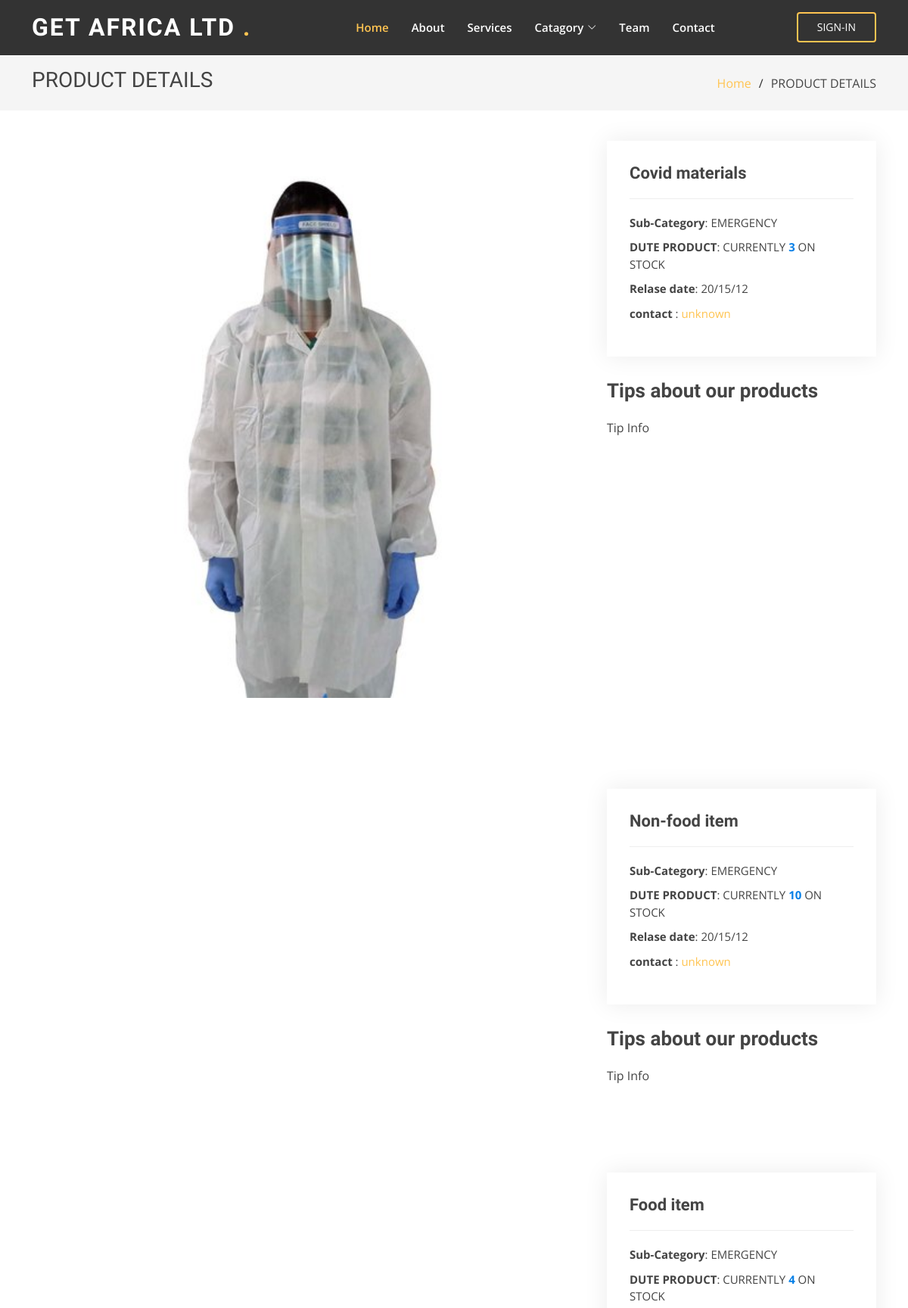
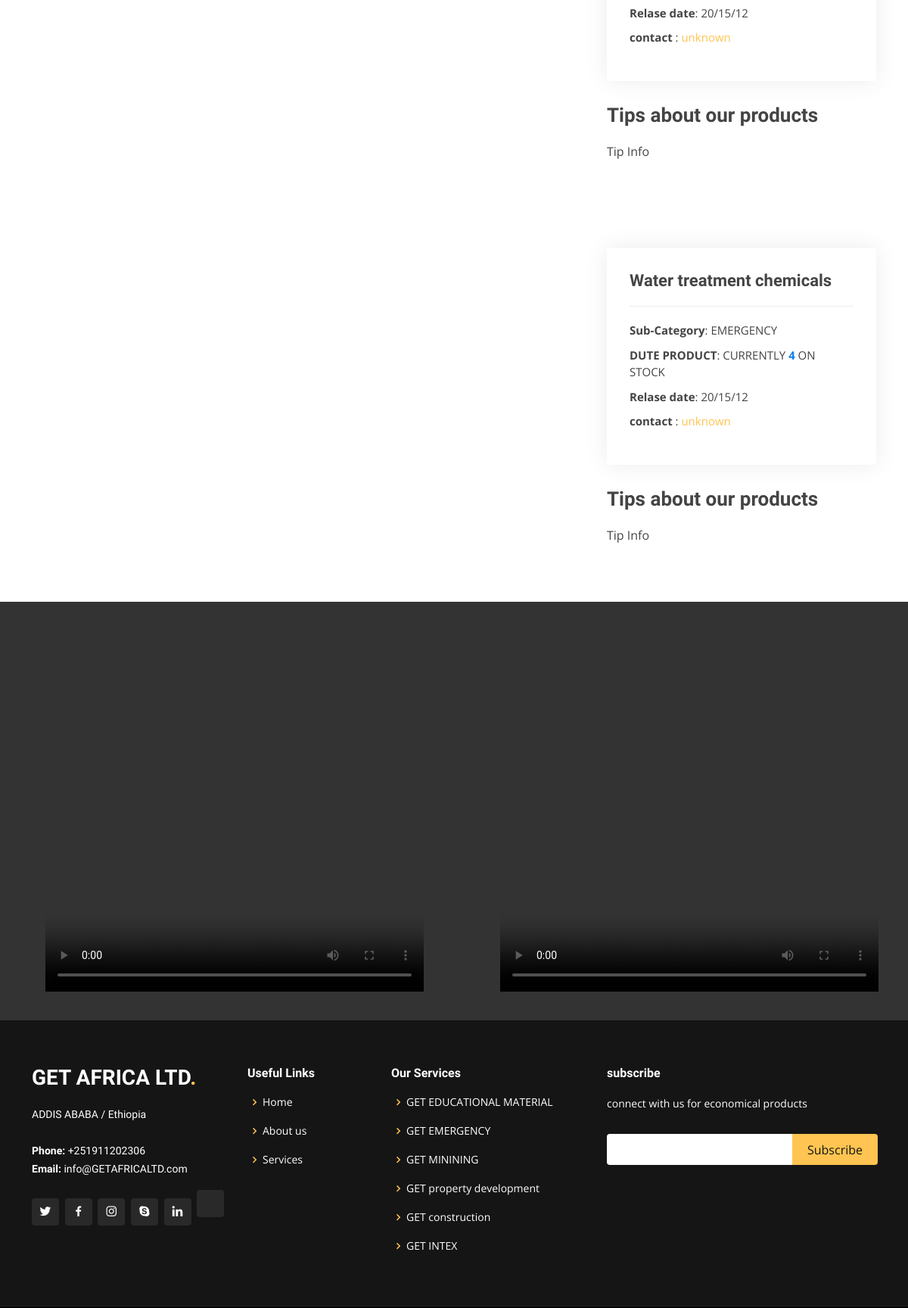
The page /catagory-detail/2 (upper part) on the database its author committed (2 pictures, top to bottom).
### front_app/models.py (models this page shows, shortened)
class Product(models.Model):
    title = models.CharField(max_length=200)
    description = models.TextField(max_length=750, null=True, blank=True)
    catagory = models.ForeignKey(Catagory, on_delete=models.SET_NULL, null=True)
    icon = models.ImageField(null=True, blank=True)
    price = models.DecimalField(max_digits=7, decimal_places=2)
    countInStock = models.IntegerField(null=True, blank=True, default=0)
    createAt = models.DateTimeField(auto_now_add=True)
    contact = models.CharField(max_length=250)
    relase_date = models.DateTimeField(auto_now_add=True)
    tip = models.TextField(null=True, blank=True)

class Catagory(models.Model):
    title = models.CharField(max_length=200)
    image = models.ImageField(null=True, blank=True)
    description = models.TextField(null=True, blank=True)

class Service(models.Model):
    title = models.CharField(max_length=200)
    description = models.TextField(null=True, blank=True)
    image = models.ImageField(null=True, blank=True)
    icon_class = models.CharField(max_length=200, null=True, blank=True)
    icon_class2 = models.CharField(max_length=200, null=True, blank=True)

### front_app/views.py (the view)
# urls.py: path('catagory-detail/<str:pk>', views.catagory_detail, name='catagory-detail'),
def catagory_detail(request, pk):
    catagories = Catagory.objects.all()
    service_list = Service.objects.all()
    catagory = Catagory.objects.get(pk=pk)
    product_list = Product.objects.filter(catagory=catagory)
    print(product_list[0].productimage_set.all())
    context_data = {
        'catagory_list': catagories,
        'service_list': service_list,
        'product_list': product_list
    }
    return render(request, "front_app/product-detail.html", context=context_data)

### front_app/templates/front_app/product-detail.html (shortened to what this page needs)
{% extends 'front_app/base.html' %}
{% load static %}
{% block body_content %}
<main id="main">
  <section id="breadcrumbs" class="breadcrumbs">
    <div class="container">
      <div class="d-flex justify-content-between align-items-center">
        <h2>PRODUCT DETAILS</h2>
        <ol>
          <li><a href="/">Home</a></li>
          <li>PRODUCT DETAILS</li>
        </ol>
      </div>
    </div>
  </section>
  {% for product in product_list %}
    <section id="portfolio-details" class="portfolio-details">
      <secton id="first" clasee="first">
      <div class="container">
        <div class="row gy-4">
          <div class="col-lg-8">
            <div class="portfolio-details-slider swiper">
              <div class="swiper-wrapper align-items-center">
                {% if product.icon %}
                  <div class="swiper-slide">
                    <img src="{{ product.icon.url }}" alt="">
                  </div>
                {% endif %}
              </div>
            </div>
          </div>
          <div  class="col-lg-4">
            <div class="portfolio-info">
              <h3>{{ product.title }}</h3>
              <ul>
                <li><strong>Sub-Category</strong>: {{ product.catagory.title }}</li>
                <li><strong>DUTE PRODUCT</strong>: CURRENTLY <b style="color: #057fe7;">{{ product.countInStock }}</b> ON STOCK </li>
                <li><strong>Relase date</strong>: 20/15/12</li>
                <li><strong>contact </strong>: <a href="#">{{ product.contact }} </a></li>
              </ul>
            </div>
            <div class="portfolio-description">
              <h2>Tips about our products </h2>
              <p>
                {{ product.tip }}
              </p>
            </div>
          </div>
        </div>
      </div>
    </secton>
    </section>
  {% endfor %}
</main>
   <header id="header">
<div id="ch">
<pre>
<video src="{% static 'assets/img/ch.mp4' %}"  width="500" height="500 " controls=""> </video>            <video src="assets/img/ch.mp4"  width="500" height="500 " controls=""> </video></pre>
</div>
</header>
{% endblock body_content %}

### front_app/templates/front_app/footer.html (shortened to what this page needs)
  <footer id="footer">
    <div class="footer-top">
      <div class="container">
        <div class="row">
          <div class="col-lg-3 col-md-6">
            <div class="footer-info">
              <h3>GET AFRICA LTD<span>.</span></h3>
              <p>
                  ADDIS ABABA / Ethiopia<br><br>
                <strong>Phone:</strong> +251911202306<br>
                <strong>Email:</strong> info@GETAFRICALTD.com<br>
              </p>
              <div class="social-links mt-3">
                <a href="#" class="twitter"><i class="bx bxl-twitter"></i></a>
                <a href="#" class="facebook"><i class="bx bxl-facebook"></i></a>
                <a href="#" class="instagram"><i class="bx bxl-instagram"></i></a>
                <a href="#" class="google-plus"><i class="bx bxl-skype"></i></a>
                <a href="#" class="linkedin"><i class="bx bxl-linkedin"></i></a>
                          <a href="#">
                </a>
              </div>
            </div>
          </div>
          <div class="col-lg-2 col-md-6 footer-links">
            <h4>Useful Links</h4>
            <ul>
              <li><i class="bx bx-chevron-right"></i> <a href="#">Home</a></li>
              <li><i class="bx bx-chevron-right"></i> <a href="#">About us</a></li>
              <li><i class="bx bx-chevron-right"></i> <a href="#">Services</a></li>
            </ul>
          </div>
          <div class="col-lg-3 col-md-6 footer-links">
            <h4>Our Services</h4>
            <ul>
              {% for serv in service_list %}
                <li><i class="bx bx-chevron-right"></i> <a href="#">GET {{ serv.title }} </a></li>
              {% endfor %}
            </ul>
          </div>
          <div class="col-lg-4 col-md-6 footer-newsletter">
            <h4>subscribe</h4>
            <p>connect with us for economical products</p>
            <form action="" method="post">
              <input type="email" name="email"><input type="submit" value="Subscribe">
            </form>
          </div>
        </div>
      </div>
    </div>
  </footer>

### static/assets/css/style.css (style rules this page uses)
body { font-family: "Open Sans", sans-serif; color: #444444; }
a { color: #ffc451; text-decoration: none; }
h1, h2, h3, h4, h5, h6 { font-family: "Raleway", sans-serif; }
#header { transition: all 0.5s; z-index: 997; padding: 15px 0; background: rgba(0, 0, 0, 0.8); }
section { padding: 60px 0; overflow: hidden; }
.portfolio-details { padding-top: 40px; }
.portfolio-details .portfolio-details-slider img { width: 100%; }
.portfolio-details .portfolio-info { padding: 30px; box-shadow: 0px 0 30px rgba(21, 21, 21, 0.08); }
.portfolio-details .portfolio-info h3 { font-size: 22px; font-weight: 700; margin-bottom: 20px; padding-bottom: 20px; border-bottom: 1px solid #eee; }
.portfolio-details .portfolio-info ul { list-style: none; padding: 0; font-size: 15px; }
.portfolio-details .portfolio-info ul li + li { margin-top: 10px; }
.portfolio-details .portfolio-description { padding-top: 30px; }
.portfolio-details .portfolio-description h2 { font-size: 26px; font-weight: 700; margin-bottom: 20px; }
.portfolio-details .portfolio-description p { padding: 0; }
.breadcrumbs { padding: 15px 0; background: whitesmoke; min-height: 40px; margin-top: 74px; }
.breadcrumbs h2 { font-size: 28px; font-weight: 400; }
.breadcrumbs ol { display: flex; flex-wrap: wrap; list-style: none; padding: 0; margin: 0; }
.breadcrumbs ol li + li { padding-left: 10px; }
.breadcrumbs ol li + li::before { display: inline-block; padding-right: 10px; color: #2f2f2f; content: "/"; }
#footer { background: black; padding: 0 0 30px 0; color: #fff; font-size: 14px; }
#footer .footer-top { background: #151515; border-bottom: 1px solid #222222; padding: 60px 0 30px 0; }
#footer .footer-top .footer-info { margin-bottom: 30px; }
#footer .footer-top .footer-info h3 { font-size: 28px; margin: 0 0 20px 0; padding: 2px 0 2px 0; line-height: 1; font-weight: 700; text-transform: uppercase; }
#footer .footer-top .footer-info h3 span { color: #ffc451; }
#footer .footer-top .footer-info p { font-size: 14px; line-height: 24px; margin-bottom: 0; font-family: "Raleway", sans-serif; color: #fff; }
#footer .footer-top .social-links a { font-size: 18px; display: inline-block; background: #292929; color: #fff; line-height: 1; padding: 8px 0; margin-right: 4px; border-radius: 4px; text-align: center; width: 36px; height: 36px; transition: 0.3s; }
#footer .footer-top h4 { font-size: 16px; font-weight: 600; color: #fff; position: relative; padding-bottom: 12px; }
#footer .footer-top .footer-links { margin-bottom: 30px; }
#footer .footer-top .footer-links ul { list-style: none; padding: 0; margin: 0; }
#footer .footer-top .footer-links ul i { padding-right: 2px; color: #ffc451; font-size: 18px; line-height: 1; }
#footer .footer-top .footer-links ul li { padding: 10px 0; display: flex; align-items: center; }
#footer .footer-top .footer-links ul li:first-child { padding-top: 0; }
#footer .footer-top .footer-links ul a { color: #fff; transition: 0.3s; display: inline-block; line-height: 1; }
#footer .footer-top .footer-newsletter form { margin-top: 30px; background: #fff; padding: 6px 10px; position: relative; border-radius: 4px; }
#footer .footer-top .footer-newsletter form input[type=email] { border: 0; padding: 4px; width: calc(100% - 110px); }
#footer .footer-top .footer-newsletter form input[type=submit] { position: absolute; top: 0; right: -2px; bottom: 0; border: 0; background: none; font-size: 16px; padding: 0 20px; background: #ffc451; color: #151515; transition: 0.3s; border-radius: 0 4px 4px 0; }

### front_app/templates/front_app/product-detail.html (style rules this page uses)
#header { background-color: rgba(0,0,0, 0.6); }
#ch { width:20; height:5; align-content:center ; align-items: center; margin-left:5%; }

### rows shown on the page
Product: icon (picture), title "Covid materials", catagory "EMERGENCY", countInStock "3", contact "unknown", tip "Tip Info"
Product: title "Non-food item", catagory "EMERGENCY", countInStock "10", contact "unknown", tip "Tip Info"
Product: title "Food item", catagory "EMERGENCY", countInStock "4", contact "unknown", tip "Tip Info"
Product: title "Water treatment chemicals", catagory "EMERGENCY", countInStock "4", contact "unknown", tip "Tip Info"
Service: title "EDUCATIONAL MATERIAL"
Service: title "EMERGENCY"
Service: title "MININING"
Service: title "property development"
Service: title "construction"
Service: title "INTEX"
